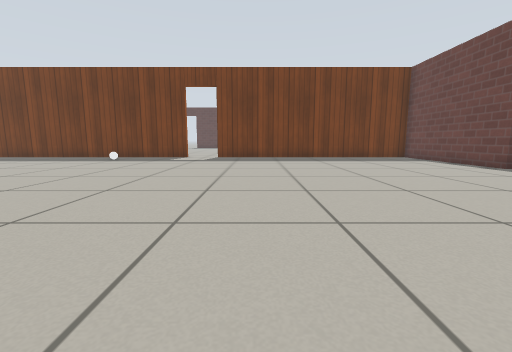
View 1 (above)

23 first-person views from a walk through a world built for the Gazebo simulator. The camera is 0.5 m above the floor, tilts 8° down and sees 90° across. The floor is counted in squares, 0.5 m on a side. Each view is taken from the middle of a square. On the plan, view 1 faces up. The plan holds only what a view shows up to about 11 squares ahead; the rest is blank. The robots in the file are not drawn. Gazebo's built-in surfaces are drawn with simple patterns.

View 2
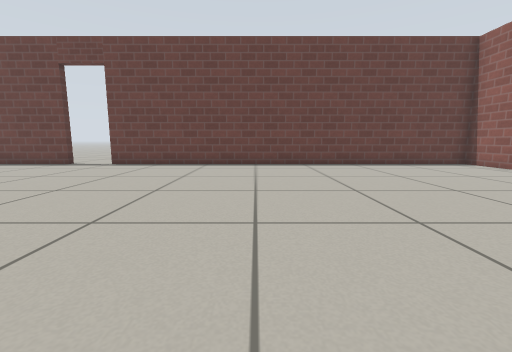

View 3
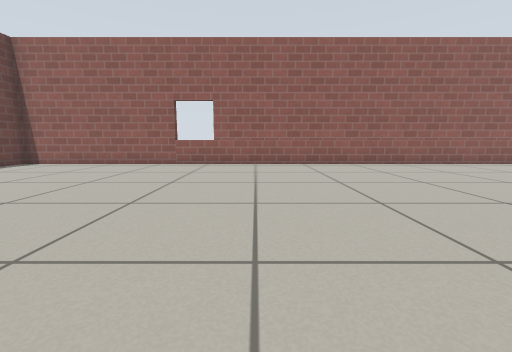

View 4
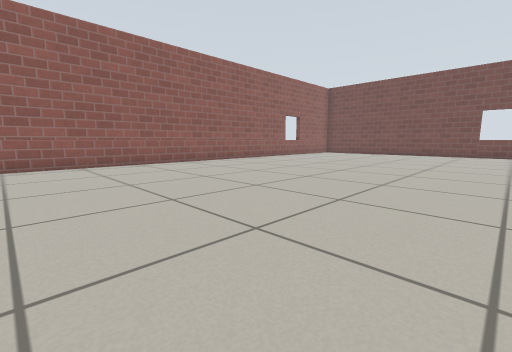

View 5
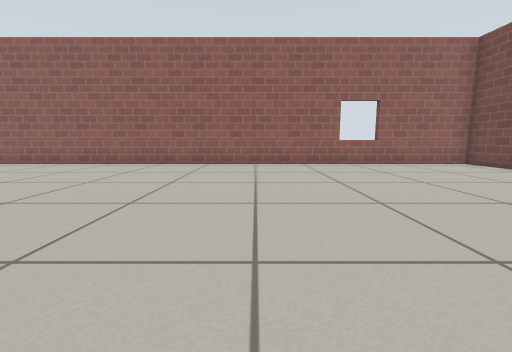

View 6
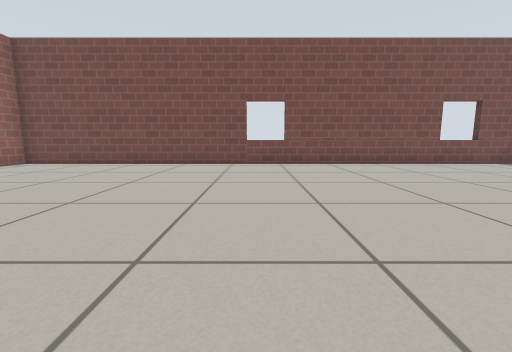

View 7
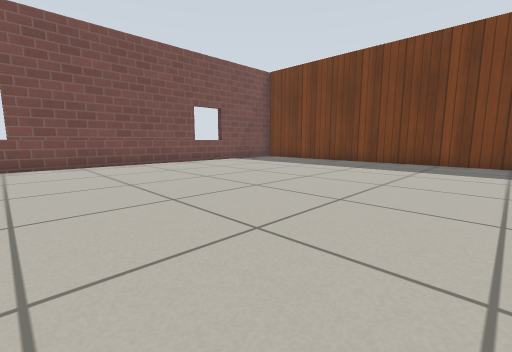

View 8
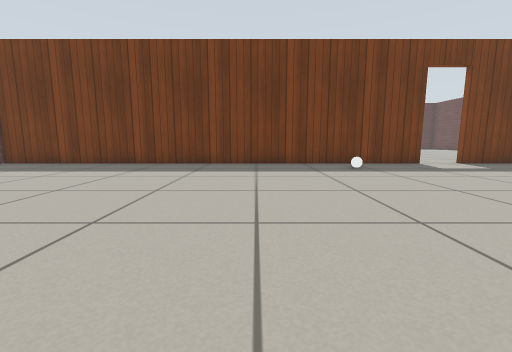

View 9
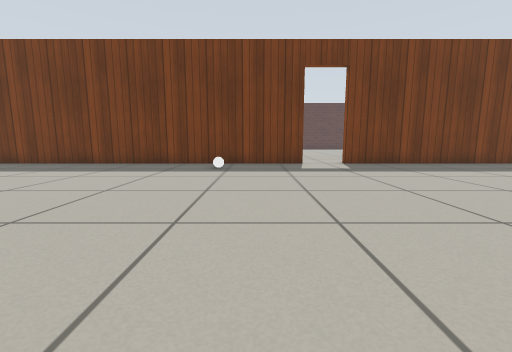

View 10
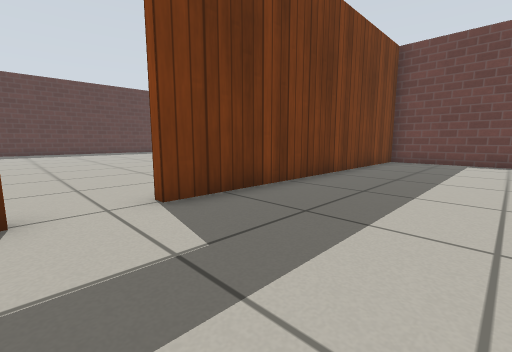

View 11
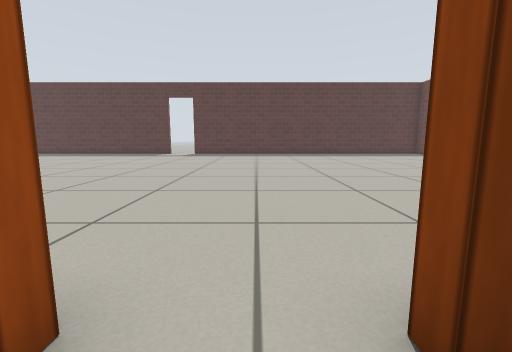

View 12
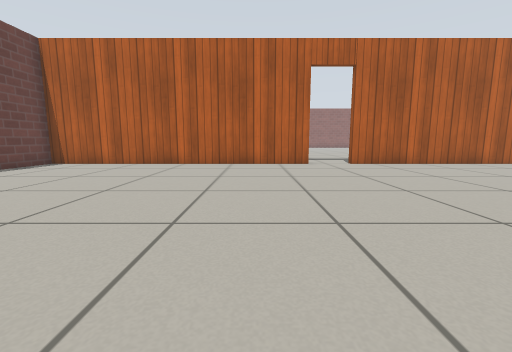

View 13
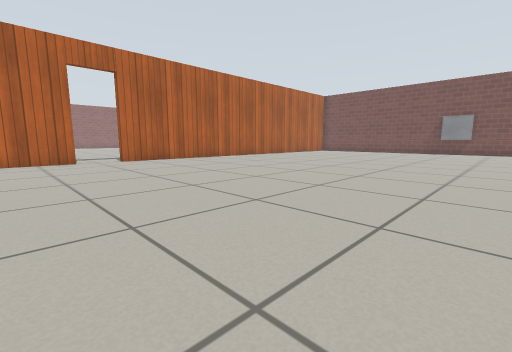

View 14
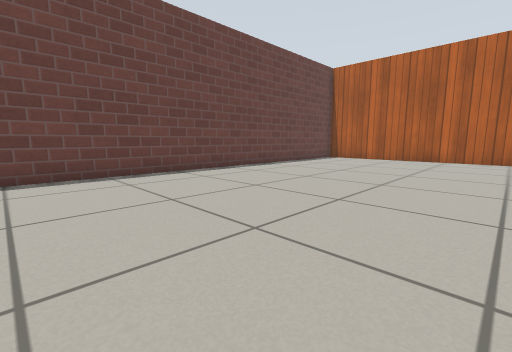

View 15
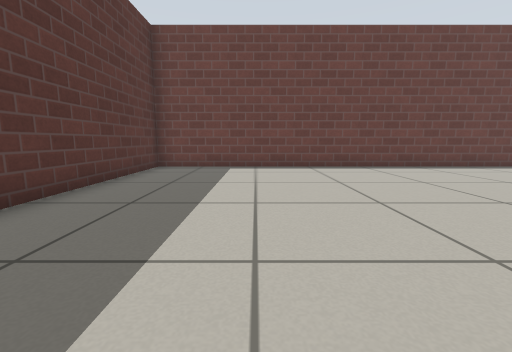

View 16
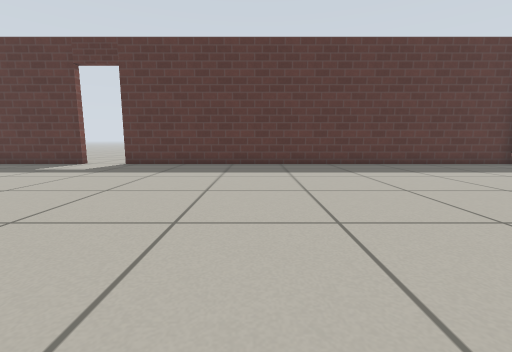

View 17
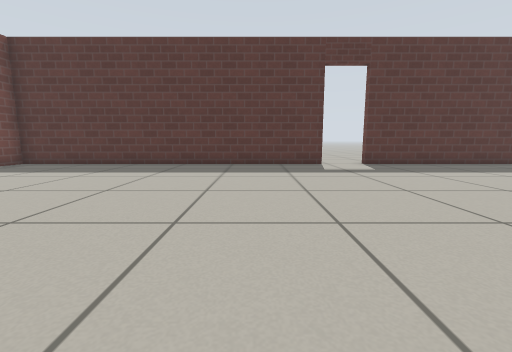

View 18
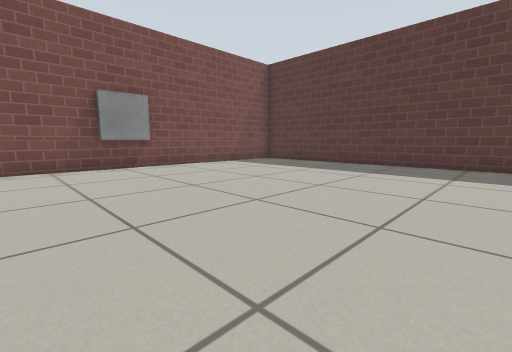

View 19
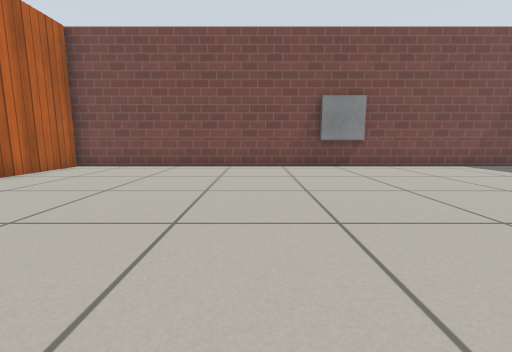

View 20
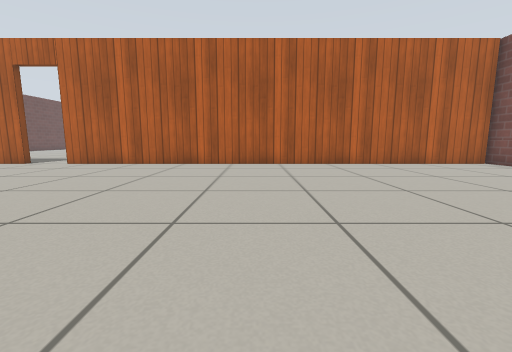

View 21
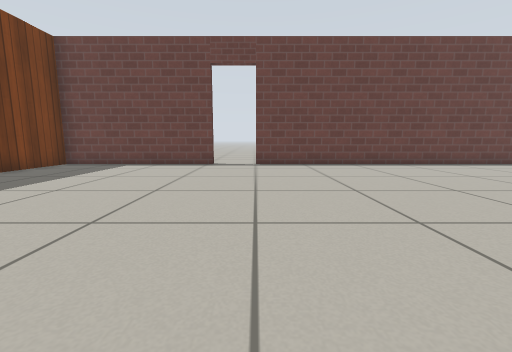

View 22
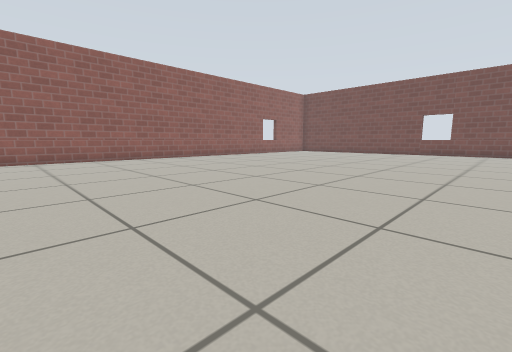

View 23
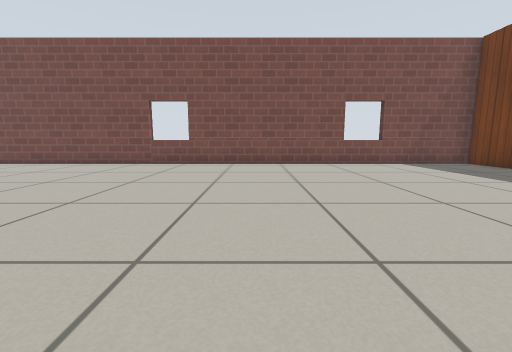

### Floor plan
Points are (right, up) in squares from view 1. A wall is a line through its corners. A room is listed if a view was taken in it or the views show most of it. See-through windows are left out.
Room 1 (views 1, 2, 3, 4, 5, 6, 7, 8, 9, 10, 11, 21, 22, 23)
walls: (-4, 14.9) (-21.8, 14.9); (8.6, 8.7) (8.6, 14.9) (-2.3, 14.9); (-21.8, 15) (-21.8, -7.7) (8.6, -7.7) (8.6, 7)
ways out: open door at (-3.5, 15) to room 2; open door at (9, 7.5)
objects: other object (-7, 13)
Room 2 (views 12, 13, 14, 15, 16, 17, 18, 19, 20)
walls: (-9.1, 32.7) (-21.8, 32.7) (-21.8, 15); (-2.3, 15.2) (8.6, 15.2) (8.6, 17.5); (8.6, 19.2) (8.6, 32.7) (-7.5, 32.7); (-21.8, 15.2) (-4, 15.2)
ways out: open door at (-3.5, 15) to room 1; open door at (-8.5, 33)

Where each view was taken, in squares from view 1:
view 1: 0 up, 0 right, facing up
view 2: 1 up, 2 left, facing right
view 3: 3 up, 1 left, facing down
view 4: 3 up, 3 left, facing down-left
view 5: 3 up, 13 left, facing down
view 6: 2 up, 11 left, facing left
view 7: 3 up, 11 left, facing up-left
view 8: 4 up, 11 left, facing up
view 9: 4 up, 6 left, facing up
view 10: 11 up, 4 left, facing up-right
view 11: 14 up, 3 left, facing up
view 12: 26 up, 0 right, facing down
view 13: 28 up, 0 right, facing down-left
view 14: 29 up, 1 right, facing down-right
view 15: 29 up, 1 left, facing right
view 16: 22 up, 2 left, facing up
view 17: 22 up, 12 left, facing up
view 18: 22 up, 12 left, facing up-left
view 19: 22 up, 12 left, facing left
view 20: 26 up, 12 left, facing down
view 21: 7 up, 2 left, facing right
view 22: 6 up, 2 left, facing down-left
view 23: 6 up, 11 left, facing left
